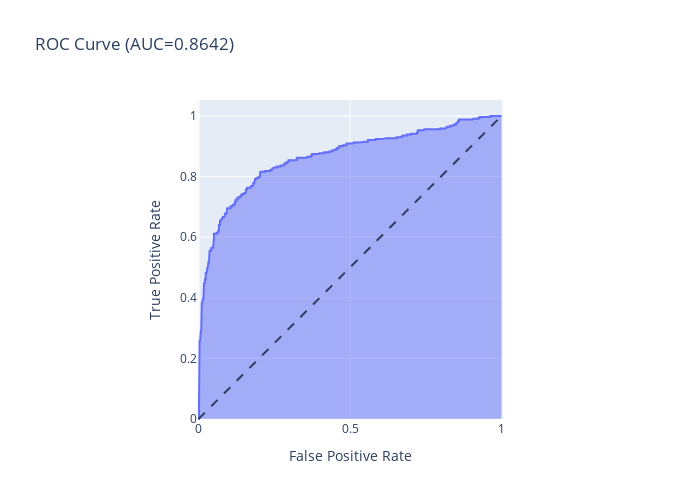

The code cell stored with this chart in its notebook:
### Code cell
roc(model, original_X_2, original_y).show()

### Figure 1 — Plotly figure (JSON) as saved in the notebook; plotly's stock layout.template omitted (floating-point values rounded to 4 significant figures; data arrays with more than 128 entries replaced by an {"elided": "..."} marker saying what was removed)
{"data": [{"hovertemplate": "False Positive Rate=%{x}<br>True Positive Rate=%{y}<extra></extra>", "legendgroup": "", "line": {"color": "#636efa"}, "mode": "lines", "name": "", "orientation": "v", "showlegend": false, "stackgroup": "1", "type": "scatter", "x": {"elided": "294 float values"}, "xaxis": "x", "y": {"elided": "294 float values"}, "yaxis": "y"}], "layout": {"height": 500, "legend": {"tracegroupgap": 0}, "shapes": [{"line": {"dash": "dash"}, "type": "line", "x0": 0, "x1": 1, "y0": 0, "y1": 1}], "title": {"text": "ROC Curve (AUC=0.8642)"}, "width": 700, "xaxis": {"anchor": "y", "constrain": "domain", "domain": [0, 1], "title": {"text": "False Positive Rate"}}, "yaxis": {"anchor": "x", "domain": [0, 1], "scaleanchor": "x", "scaleratio": 1, "title": {"text": "True Positive Rate"}}}}
